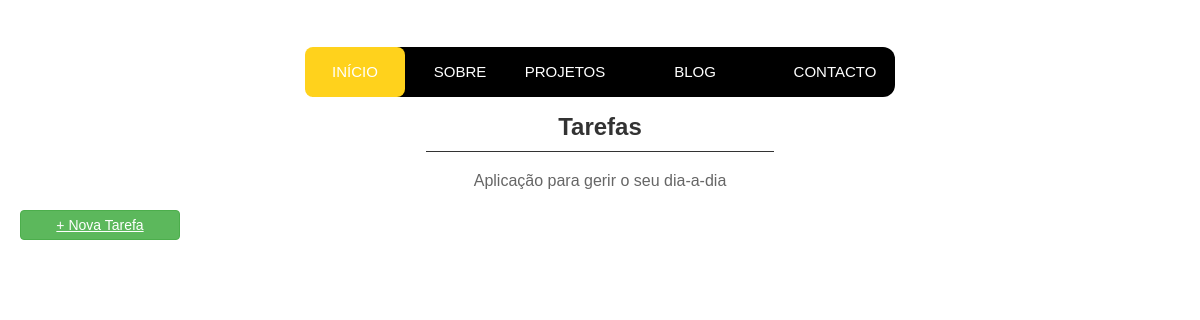
Page /home_tarefa on the earlier database version.
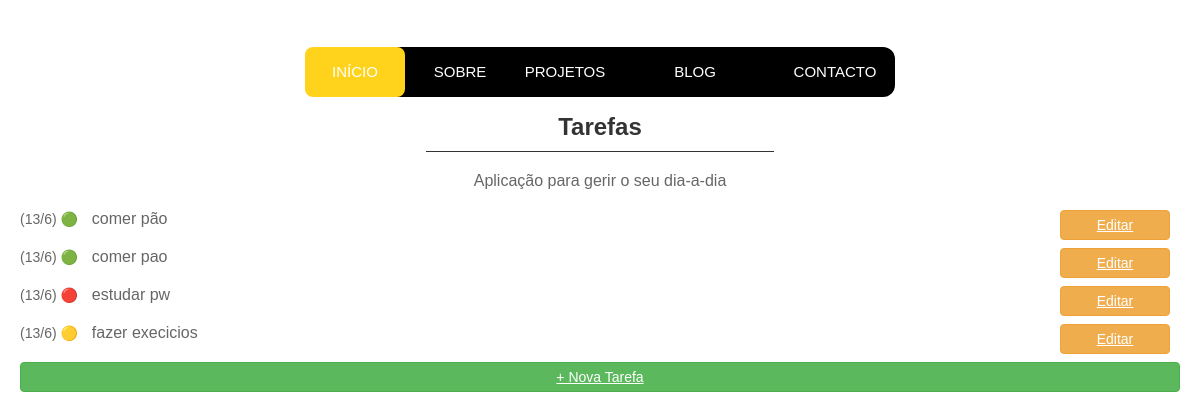
Same page on the later database version.
### portifolio/models.py (models this page shows, shortened)
class Tarefa(models.Model):
    titulo = models.CharField(max_length=30)
    prioridade = models.IntegerField(default=1)
    concluida = models.BooleanField(default=False)
    criado = models.DateTimeField(auto_now_add=True)

### portifolio/views.py (the view)
# urls.py: path('home_tarefa', views.home_tarefa, name='home_tarefa'),
def home_tarefa(request):
    topicos = ['HTML', 'Java', 'Kotlin', 'Python', 'Django', 'JavaScript', 'CSS']
    context = {
        'topicos': topicos,
        'tarefas': Tarefa.objects.all()
    }
    return render(request, 'portfolio/tarefas/home_page.html', context)

### portifolio/templates/portfolio/tarefas/home_page.html
{% extends 'portfolio/index.html' %}
{% block link %}
    {% load static %}
    <link rel="stylesheet" href="{% static 'portfolio/css/tarefas.css' %}">
{% endblock %}
{% block main %}
        <h1>Tarefas</h1>
        <hr>
        <p class="subtitulo">Aplicação para gerir o seu dia-a-dia</p>
            {% for tarefa in tarefas %}
                <p>
                    <span class="info">
                        ({{ tarefa.criado.day }}/{{ tarefa.criado.month }})
                        {% if tarefa.prioridade == 1 %}
                            🟢
                        {% elif tarefa.prioridade == 2 %}
                            🟡
                        {% else %}
                             🔴
                        {% endif %}
                    </span>
                    {% if tarefa.concluido == True %}
                        <del>{{ tarefa.titulo }}</del>
                    {% else %}
                        {{ tarefa.titulo }}
                    {% endif %}
                    <a href="{% url 'portifolio:edita_tarefa' tarefa.id %}" class="btn btn-warning  btn-sm" style="float: right; margin-right: 10px">
                        Editar
                    </a>
                </p>
            {% endfor %}
            <a href="{% url 'portifolio:nova_tarefa' %}" class="btn btn-success btn-block">+ Nova Tarefa</a>
{% endblock %}

### portifolio/templates/portfolio/index.html (shortened to what this page needs)
<!DOCTYPE html>
<html lang="">
<head>
    {% load static %}
    <link rel="stylesheet" href="{% static 'portfolio/css/index.css' %}">
    {% block link %}
    {% endblock %}
</head>
<body>
<header>
    <nav>
        <div>
            <a href="{% url 'portifolio:home' %}">Início</a>
            <a href="{% url 'portifolio:sobreMim' %}">Sobre</a>
            <a href="{% url 'portifolio:projetos' %}">Projetos</a>
            <a href="{% url 'portifolio:blog' %}">Blog</a>
            <a href="{% url 'portifolio:contacto' %}">Contacto</a>
            <div class="animation start-home"></div>
        </div>
    </nav>
</header>
<main>
    {% block main %}
    {% endblock main %}
</main>
</body>
</html>

### portifolio/static/portfolio/css/index.css (style rules this page uses)
* { box-sizing: border-box; }
nav { margin: 27px auto 0; display: flex; position: relative; width: 590px; height: 50px; background-color: #000000; border-radius: 12px; font-size: 0; z-index: 1; }
nav a { line-height: 50px; height: 100%; font-size: 15px; display: inline-block; position: relative; z-index: 1; text-decoration: none; text-transform: uppercase; text-align: center; color: white; cursor: pointer; }
nav .animation { position: absolute; height: 100%; top: 0; z-index: 0; transition: all .5s ease 0s; border-radius: 8px; }
a:nth-child(1) { width: 100px; }
a:nth-child(2) { width: 110px; }
a:nth-child(3) { width: 100px; }
a:nth-child(4) { width: 160px; }
a:nth-child(5) { width: 120px; }
nav .start-home, a:nth-child(1):hover ~ .animation { width: 100px; left: 0; background-color: #FFD21C; }
:root { --color: #FFD21C; }

### portifolio/static/portfolio/css/tarefas.css (style rules this page uses)
body { font-family: Arial, sans-serif; margin: 0; padding: 20px; position: relative; }
h1 { color: #333; font-size: 24px; margin-bottom: 10px; text-align: center; }
.subtitulo { text-align: center; }
hr { border: none; height: 1px; background-color: #333; width: 30%; margin-bottom: 20px; }
p { color: #666; font-size: 16px; margin-bottom: 20px; }
.info { font-size: 14px; margin-right: 10px; }
.btn { display: inline-block; padding: 6px 12px; font-size: 14px; font-weight: normal; text-align: center; white-space: nowrap; vertical-align: middle; cursor: pointer; border: 1px solid transparent; border-radius: 4px; }
.btn-warning { color: #ffffff; background-color: #f0ad4e; border-color: #eea236; }
.btn-success { color: #ffffff; background-color: #5cb85c; border-color: #4cae4c; }
.btn-block { display: block; width: 100%; }

Differences in the rows shown:
added Tarefa: criado.day "13", criado.month "6", titulo "comer pão"
added Tarefa: criado.day "13", criado.month "6", titulo "comer pao"
added Tarefa: criado.day "13", criado.month "6", titulo "estudar pw"
added Tarefa: criado.day "13", criado.month "6", titulo "fazer execicios"
